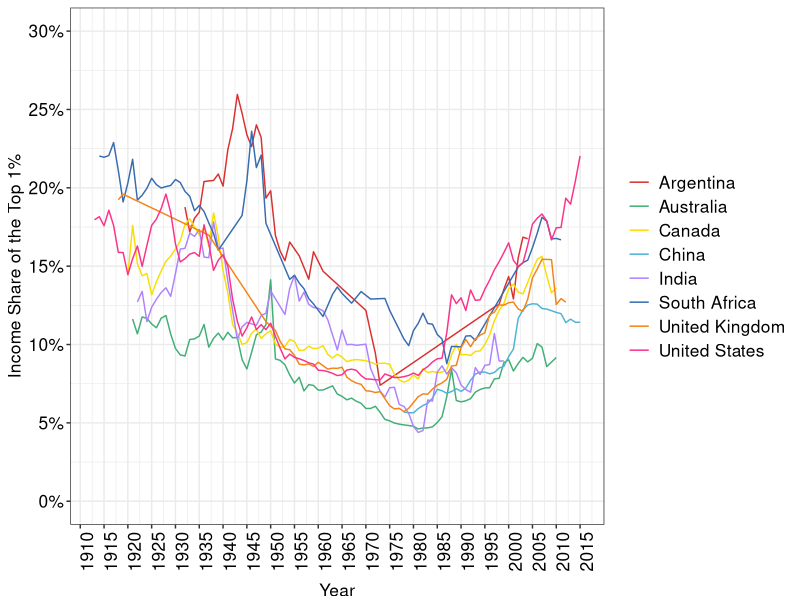
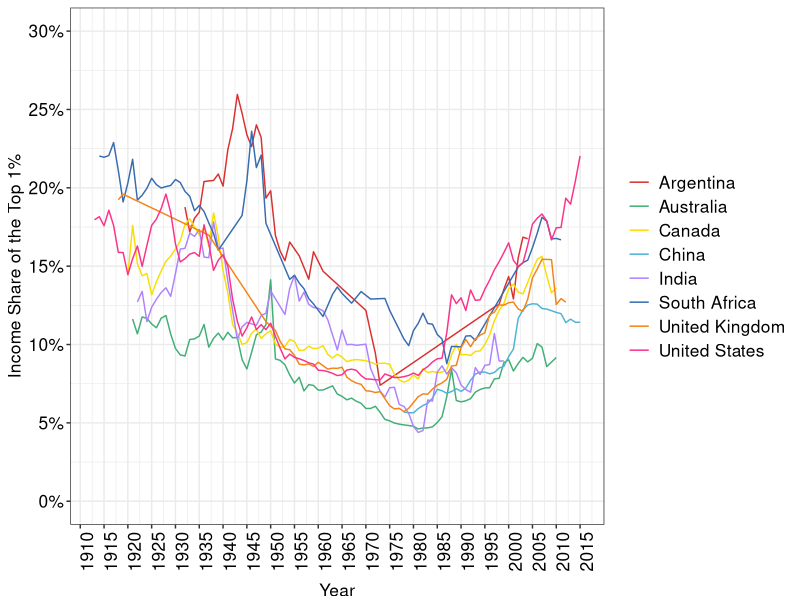

Source code (R) for these figures, in order:
require(shape)
library(tidyverse)
library(lubridate)
library(openxlsx)
library(readxl)

income_share <- read_excel("capitalism/income_share.xlsx")

COL <- c("#7fc97f", "#beaed4", "#fdc086", "#ffff99", "#386cb0", "#f0027f", "#bf5b17", "#666666")
COLA <- c("#e0f3db", "#99d8c9","#66c2a4","#41ae76", "#238b45", "#005824", "#f0027f")
COLB <- c("#c6dbef", "#4eb3d3", "#2b8cbe", "#0868ac","#084081", "#9e9ac8","#f0027f")
COLC <- c("#fcfbfd", "#efedf5", "#dadaeb", "#bcbddc", "#9e9ac8", "#807dba", "#6a51a3", "#54278f", "#3f007d")
COLD <- c("#DA3030","#41ae76","#F7DE04", "#4eb3d3","#AE82FF","#386cb0","#F48318","#FA328A", "#DA3030")

#Cleaning the wealth share data. Source: CORE
income_share_gathered <- income_share %>% 
  gather(Country,income_share, c("Australia", "Argentina", "Canada", "China", "India", "South Africa", "United Kingdom", "United States") )

income_share1 <- income_share_gathered[-c(1, 105, 209, 313, 417, 521, 625, 729), ]

income_share2 <- income_share1 %>%
  mutate(Year = ifelse(Country == "Australia", ...1, ifelse(Country == "Argentina", ...3, ifelse(Country == "Canada", ...5, ifelse(Country == "China", ...7, ifelse(Country == "India", ...9, ifelse(Country == "South Africa", ...11, ifelse(Country == "United Kingdom", ...13, ifelse(Country == "United States", ...15, NA)))))))))

income_share2$income_share = as.numeric(as.character(income_share2$income_share))

income_share3 <- income_share2 %>%
  select(-c("...1", "...3", "...5", "...7", "...9", "...11", "...13", "...15")) %>%
  filter(!is.na(income_share)) %>%
  mutate(income_share_decimal = (income_share)/100)

#Plotting the data
income_share_plot <- ggplot(income_share3, aes(x = Year, y = income_share_decimal, group = Country, color = Country)) +
  geom_line() +
  ylab("Income Share of the Top 1%") +
  scale_y_continuous(breaks = seq(0, 0.3, by = 0.05), labels = scales::percent_format(accuracy = 1), limits = c(0,0.3)) +
  scale_x_continuous(breaks = seq(1910, 2015, by = 5)) +
  theme_bw() +
  theme(legend.position="right",
        legend.title=element_blank(),
        axis.title.y = element_text(size = 12.5, vjust = 1),
        legend.text=element_text(size=12.5),
        axis.text.x = element_text(size = 12.5, angle = 90, color = "black"),
        axis.text.y = element_text(size = 12.5, color = "black"),
        axis.title.x = element_text(size = 12.5, vjust = -1)) + 
  scale_color_manual(values = COLD)


print(income_share_plot)

#Save plot to PDF
ggsave(income_share_plot, filename = "income_share_top_1percent.pdf",
       path = "capitalism",
       width = 9, height = 7, units = "in")


dev.off()
